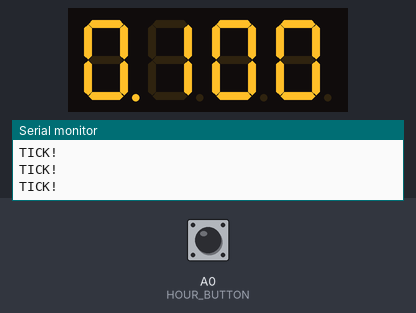
Recording of a sketch running on a simulated Arduino Uno, built with avr-gcc and run on an emulated ATmega328P. On the bench: 4-digit seven-segment display, the last lines printed to the serial monitor. Inputs (shaded band) come from the test bench; at power-on: A0 (HOUR_BUTTON) LOW.

Above: at 1.5 s.
1.6 s: A0 (HOUR_BUTTON) pulled HIGH for 1 s
At 3.7 s:
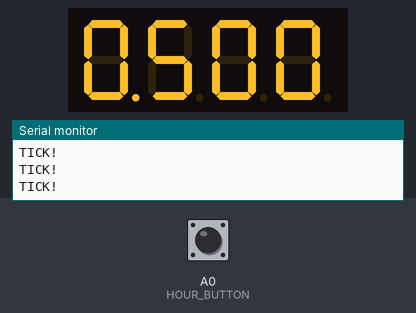
4.1 s: A0 (HOUR_BUTTON) pulled HIGH for 0.3 s
5.9 s: A0 (HOUR_BUTTON) pulled HIGH for 0.3 s
At 6.4 s:
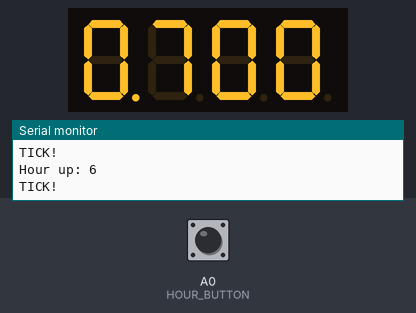
7.7 s: A0 (HOUR_BUTTON) pulled HIGH for 1 s
At 9.5 s:
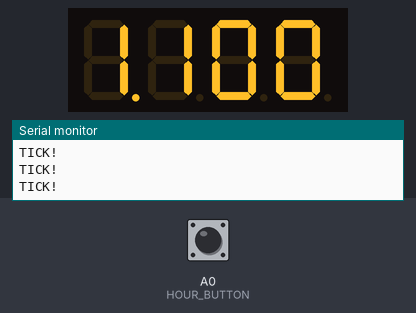
Timing chart, 0 to 11.0 s (numbered marks = the images above; inputs shaded):
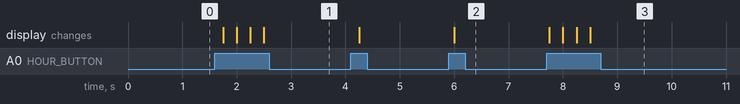

Measured:
- after the input at 1.6 s, the display: first changes after 0.15 s (image 1 shows a later state)
- after the input at 5.9 s, the display: changes after 0.10 s (image 2)
- after the input at 7.7 s, the display: first changes after 0.05 s (image 3 shows a later state)

The sketch:

digital_clock.ino
```cpp
// Arduino Clock

#include "SevSeg.h"

#define d1 13
#define d2 12
#define d3 11
#define d4 10
#define a 9
#define b 8
#define c 7
#define d 6
#define e 5
#define f 4
#define g 1
#define dp 0
#define HOUR_BUTTON A0
#define TICK_LENGTH 250

SevSeg sevseg;

int hour = 1;
int ticks = 0;
unsigned long previousMillis = 0;

void setup() {
  // put your setup code here, to run once:
  Serial.begin(9600);
  Serial.println("Bootup");
  pinMode(HOUR_BUTTON, INPUT);

  byte numDigits = 4;
  byte digitPins[] = {d1, d2, d3, d4};
  byte segmentPins[] = {a, b, c, d, e, f, g, dp};
  sevseg.begin(COMMON_CATHODE, numDigits, digitPins, segmentPins);

}

void loop() {
  // put your main code here, to run repeatedly:
  checkTick();
  sevseg.setNumber(hour * 100, 3);
  sevseg.refreshDisplay();
}

void checkTick() {
   unsigned long currentMillis = millis();

   // How much time has passed, accounting for rollover with subtraction!
   if ((unsigned long)(currentMillis - previousMillis) >= TICK_LENGTH) {
      // It's time to do something!
      tick();

      // Use the snapshot to set track time until next event
      previousMillis = currentMillis;
   }
}

void tick() {
  Serial.println("TICK!");
  ticks = ticks + 1;
  readHourButton();
}

void readHourButton() {
  if (digitalRead(HOUR_BUTTON) == HIGH) {
    hourUp();
  }
}

void hourUp() {
  Serial.print("Hour up: ");
  Serial.println(hour);
  hour = hour + 1;
  if (hour > 12) {
    hour = 1;
  }
}
```
